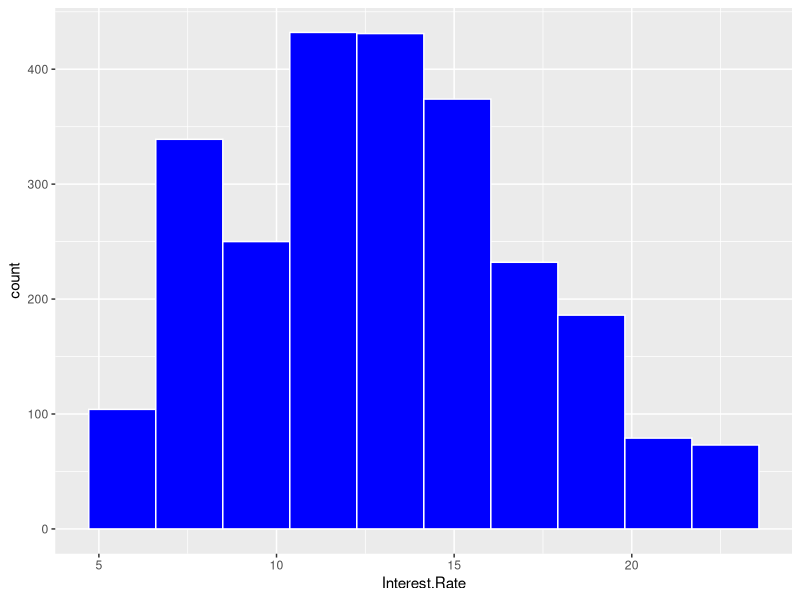
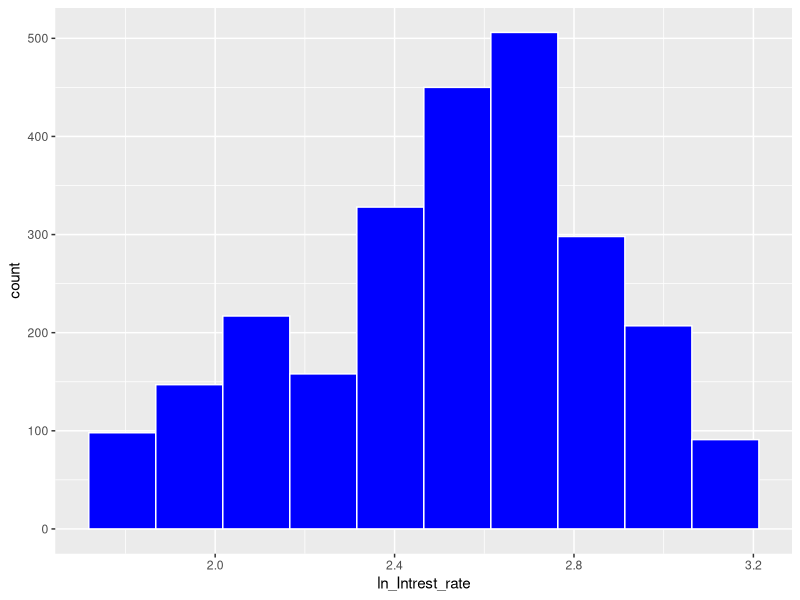
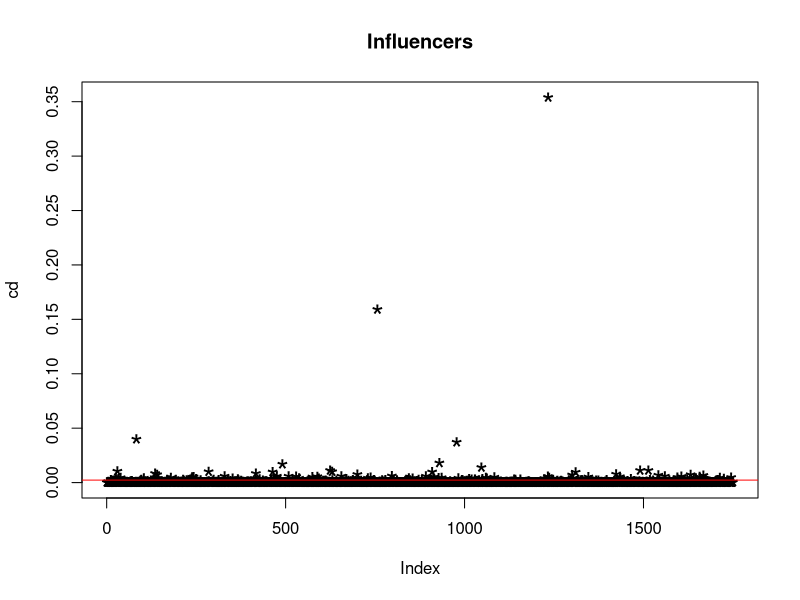

These charts were generated, in order, by the following R code:

setwd('C:/Users/Nithin/Downloads/LR_Loans')

#**************************************************************************************************************#

#########################
#-->Required Packages<--#
#########################
require(dplyr)
require(stringr)
require(fastDummies)
require(ggplot2)
require(caret)
require(car)
require(Metrics)
require(MLmetrics)
require(sqldf)

#**************************************************************************************************************#

################
#-->Datasets<--#
################

Loans <- read.csv('LoansData.csv')

#**************************************************************************************************************#

#################
#-->Data Prep<--#
#################

str(Loans)

Loans$Interest.Rate <- as.numeric(str_replace(Loans$Interest.Rate,'%',''))
Loans$Loan.Length <- as.numeric(str_replace(Loans$Loan.Length,' months',''))
Loans$Debt.To.Income.Ratio <- as.numeric(str_replace(Loans$Debt.To.Income.Ratio,'%',''))

Loans$Employment.Length <- str_replace(Loans$Employment.Length,' years','')
Loans$Employment.Length <- str_replace(Loans$Employment.Length,' year','')
Loans$Employment.Length <- str_replace(Loans$Employment.Length,'< ','')
Loans$Employment.Length <- as.numeric(str_replace(Loans$Employment.Length,'\\+',''))

Fico <- data.frame(str_split_fixed(Loans$FICO.Range,'-',2))
Fico$X1 <- as.numeric(Fico$X1)
Fico$X2 <- as.numeric(Fico$X2)
Loans['Fico_avg'] <- (Fico$X1 + Fico$X2)/2
rm(Fico)

#Removed Columns
Loans$LoanID <- NULL
Loans$FICO.Range <- NULL

#*#**************************************************************************************************************#

#############
#--> UDF <--#
#############

#cont_var_summary
cont_var_summary <- function(x){
  n = length(x)
  nmiss = sum(is.na(x))
  nmiss_pct = mean(is.na(x))
  sum = sum(x, na.rm=T)
  mean = mean(x, na.rm=T)
  median = quantile(x, p=0.5, na.rm=T)
  std = sd(x, na.rm=T)
  var = var(x, na.rm=T)
  range = max(x, na.rm=T)-min(x, na.rm=T)
  pctl = quantile(x, p=c(0, 0.01, 0.05,0.1,0.25,0.5, 0.75,0.9,0.95,0.99,1), na.rm=T)
  return(c(N=n, Nmiss =nmiss, Nmiss_pct = nmiss_pct, sum=sum, avg=mean, meidan=median, std=std, var=var, range=range, pctl=pctl))
}

#outlier_treatment
outlier_treatment <- function(x){
  UC = quantile(x, p=0.99, na.rm=T)
  LC = quantile(x, p=0.01, na.rm=T)
  x = ifelse(x>UC, UC, x)
  x = ifelse(x<LC, LC, x)
  return(x)
}

#missing_value_treatment continuous
missing_value_treatment = function(x){
  x[is.na(x)] = mean(x, na.rm=T)
  return(x)
}

#mode for categorical
Mode <- function(x) {
  ux <- unique(x)
  ux[which.max(tabulate(match(x, ux)))]
}

#missing_value_treatment categorical
missing_value_treatment_categorical <- function(x){
  x[is.na(x)] <- Mode(na.omit(x))
  return(x)
}

#*#**************************************************************************************************************#

#######################
#-->Data Treatment <--#
#######################

cont_col <- c(colnames(select_if(Loans,is.numeric)),colnames(select_if(Loans,is.integer)))
cat_col <- colnames(select_if(Loans,is.character))

Loans_cont <- Loans[,cont_col]
Loans_cat <- Loans[,cat_col]

#Outlier Treatment & Missing Value treatment for continuous variables

num_sum <- data.frame(t(round(apply(Loans_cont,2,cont_var_summary),2)))

Loans_cont <- data.frame(apply(Loans_cont,2,outlier_treatment))
Loans_cont <- data.frame(apply(Loans_cont,2,missing_value_treatment))

#Mode Treatment for categorical variables

Loans_cat <- data.frame(apply(Loans_cat,2,missing_value_treatment_categorical))

#*#**************************************************************************************************************#

##########################
#--> Dummies Creation <--#
##########################

Loans_cat <- fastDummies::dummy_cols(Loans_cat,remove_first_dummy = TRUE)

Loans_cat <- select(Loans_cat,-cat_col)

Loans_clean <- cbind(Loans_cont,Loans_cat)

#*#**************************************************************************************************************#

#####################
#--> ASSUMPTIONS <--#
#####################

#target should be ND

ggplot(Loans_clean) + aes(Interest.Rate) + geom_histogram(bins = 10,fill = 'blue',color = 'white')

#To normalise we take Log

Loans_clean['ln_Intrest_rate'] <- log(Loans_clean$Interest.Rate)

ggplot(Loans_clean) + aes(ln_Intrest_rate) + geom_histogram(bins = 10,fill = 'blue',color = 'white')

#Corelation Between x & y ,x & x variables

corel_matrix <- data.frame(round(cor(Loans_clean),2))

#Amount.Funded.By.Investors has high corelation so to be dropped

#*#**************************************************************************************************************#

###########################
#--> Feature Reduction <--#
###########################

feat <- data.matrix(select(Loans_clean,-Interest.Rate))
target <- data.matrix(select(Loans_clean,Interest.Rate))

set.seed(12345)

#--> Stepwise <--#

#Full & Empty model
m_full <- lm(Interest.Rate~.,Loans_clean)
m_null <- lm(Interest.Rate~1,Loans_clean)

stepwise_feat <- step(m_null,scope = list(upper = m_full),data = Loans_clean, direction = 'both')

#ln_Intrest_rate + Loan.Length + Amount.Funded.By.Investors + 
#Amount.Requested + Open.CREDIT.Lines + Employment.Length + 
#State_CA + Revolving.CREDIT.Balance + Monthly.Income + Loan.Purpose_medical + 
#State_DE + Home.Ownership_OWN + Loan.Purpose_moving + Loan.Purpose_other + 
#State_MI + State_VT

#--> RFE <--#

rfe_model <- rfe(feat,target,sizes = c(1:78),rfeControl=rfeControl(functions = lmFuncs))

rfe_feat <- update(rfe_model,feat,target,size = 10)
rfe_feat[["bestVar"]]

#'ln_Intrest_rate','State_IA''State_VT','Home.Ownership_OTHER',
#'State_DE','Home.Ownership_NONE','State_IN''State_WY',
#'State_SD''State_UT'  

feat_selected <- c(
  'ln_Intrest_rate','State_IA','State_VT','Home.Ownership_OTHER',
  'State_DE','Home.Ownership_NONE','State_IN','State_WY',
  'State_SD','State_UT',
  
  'ln_Intrest_rate','Loan.Length','Amount.Funded.By.Investors',
  'Amount.Requested','Open.CREDIT.Lines','Employment.Length',
  'State_CA','Revolving.CREDIT.Balance','Monthly.Income','Loan.Purpose_medical',
  'State_DE','Home.Ownership_OWN','Loan.Purpose_moving','Loan.Purpose_other',
  'State_MI','State_VT',
  
  'Interest.Rate'
  )

feat_selected <- feat_selected[!duplicated(feat_selected)]

Loans_clean_selected <- Loans_clean[,feat_selected]

#--> LASSO <--#
lasso = train(Interest.Rate~.,
              data=Loans_clean_selected,method='glmnet',
              trControl = trainControl(method="none"),
              tuneGrid=expand.grid(alpha=1,lambda=0.02))

coef(lasso$finalModel, s = lasso$bestTune$lambda)

#'State_IA','Home.Ownership_OTHER','Home.Ownership_NONE','State_IN','State_WY',
#'State_SD','State_UT','Amount.Funded.By.Investors'

lasso_rej <- c('State_IA','Home.Ownership_OTHER','Home.Ownership_NONE','State_IN','State_WY',
               'State_SD','State_UT','Amount.Funded.By.Investors')

Loans_clean_selected <- dplyr::select(Loans_clean_selected,-lasso_rej)

#--> VIF <--#
m_full <- lm(Interest.Rate~.,data = Loans_clean_selected)
vif(m_full)

#*#**************************************************************************************************************#

########################
#--> Data Splitting <--#
########################

samp <- sample(1:nrow(Loans_clean_selected), floor(nrow(Loans_clean_selected)*0.7))

dev <-Loans_clean_selected[samp,]
val <-Loans_clean_selected[-samp,]

#*#**************************************************************************************************************#

########################
#--> Model Building <--#
########################

M0 <- lm(Interest.Rate~ln_Intrest_rate+
           State_VT+
           Loan.Length+
           Amount.Requested+
           Open.CREDIT.Lines+
           Employment.Length+
           State_CA+
           Revolving.CREDIT.Balance+
           Monthly.Income+
           Loan.Purpose_medical,data = dev)

summary(M0)

#--> Columns Removed <--#
#Home.Ownership_OWN
#State_MI
#Loan.Purpose_moving
#Loan.Purpose_other
#State_DE

dev <- data.frame(cbind(dev,pred = predict(M0)))
val <- data.frame(cbind(val,pred = predict(M0, newdata = val)))

#*#*#**************************************************************************************************************#

#*#####################
#--> Model Scoring <--#
#######################

#--> MAPE <--#
mape(dev$Interest.Rate,dev$pred)
mape(val$Interest.Rate,val$pred)

#--> RMSE <--#
rmse(dev$Interest.Rate,dev$pred)
rmse(val$Interest.Rate,val$pred)

#--> R^2 <--#
MLmetrics::R2_Score(dev$pred,dev$Interest.Rate)
MLmetrics::R2_Score(val$pred,val$Interest.Rate)

#*#*#**************************************************************************************************************#

#*#######################
#--> Cook's Distance <--#
#########################

#To Reduce Error

cd <- cooks.distance(M0)

plot(cd,pch = '*',cex = 2,main = 'Influencers')
abline(h = 4/nrow(dev),col = 'red')

#Remove Influential outliers
influerncers <- as.numeric(names(cd)[cd>(4/nrow(dev))])

dev2 <- dev[-influerncers,]
dev2$pred <- NULL
val$pred <- NULL

M1 <- lm(Interest.Rate~ln_Intrest_rate+
           State_VT+
           Loan.Length+
           Amount.Requested+
           Open.CREDIT.Lines+
           Employment.Length+
           State_CA+
           Revolving.CREDIT.Balance+
           Monthly.Income+
           Loan.Purpose_medical,data = dev2)

summary(M1)

dev2 <- data.frame(cbind(dev2,pred = predict(M1)))
val2 <- data.frame(cbind(val,pred = predict(M1, newdata = val)))

#*#*#**************************************************************************************************************#

#*#####################
#--> Model Scoring <--#
#######################

#--> MAPE <--#
mape(dev2$Interest.Rate,dev2$pred)
mape(val2$Interest.Rate,val2$pred)

#--> RMSE <--#
rmse(dev2$Interest.Rate,dev2$pred)
rmse(val2$Interest.Rate,val2$pred)

#--> R^2 <--#
MLmetrics::R2_Score(dev2$pred,dev2$Interest.Rate)
MLmetrics::R2_Score(val2$pred,val2$Interest.Rate)

#*#*#**************************************************************************************************************#

#*#######################
#--> Decile Analysis <--#
#########################

dev2.1 <- dev2

#Deciles
dec <- quantile(dev2.1$pred,probs = seq(0.1,0.9,by=0.1))

#intervals
dev2.1$decile <- findInterval(dev2.1$pred,c(-Inf,dec,Inf))

#to check deciles
xtabs(~decile,dev2.1)

dev2_1 <- dev2.1[,c("decile","Interest.Rate","pred")]
colnames(dev2_1) <- c('decile','Interest_rate','pred')

dev_dec <- sqldf::sqldf(
                        " select decile,
                         count(decile) cnt,
                         avg(pred) as avg_pred_Y,
                         avg(Interest_rate) avg
                         from dev2_1
                         group by decile 
                         order by decile")

writexl::write_xlsx(dev_dec,'DA_dev.xlsx')

val2.1 <- val2

#Deciles
dec <- quantile(val2.1$pred,probs = seq(0.1,0.9,by=0.1))

#intervals
val2.1$decile <- findInterval(val2.1$pred,c(-Inf,dec,Inf))

#to check deciles
xtabs(~decile,val2.1)

val2_1 <- val2.1[,c("decile","Interest.Rate","pred")]
colnames(val2_1) <- c('decile','Interest_rate','pred')

val_dec <- sqldf::sqldf(
  " select decile,
                         count(decile) cnt,
                         avg(pred) as avg_pred_Y,
                         avg(Interest_rate) avg
                         from val2_1
                         group by decile 
                         order by decile")                      

writexl::write_xlsx(val_dec,'DA_val.xlsx')

#*#*#**************************************************************************************************************#

#*#########################
#--> Model Diagnostics <--#
###########################

coefficients(M1) # model coefficients
confint(M1, level=0.95) # CIs for model parameters 
fitted(M1) # predicted values
residuals(M1) # residuals
anova(M1) # anova table 
vcov(M1) # covariance matrix for model parameters 
influence(M1) # regression diagnostics

#*#*#**************************************************************************************************************#
